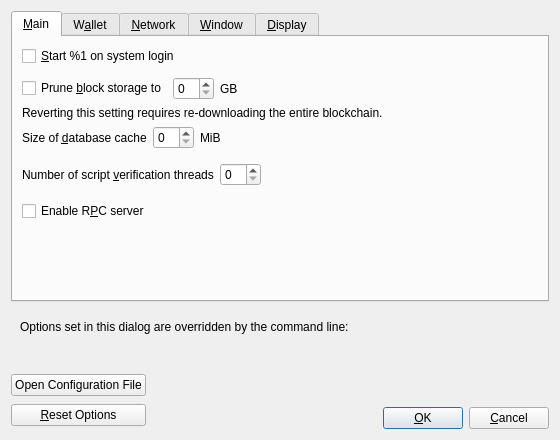
<?xml version="1.0" encoding="UTF-8"?>
<ui version="4.0">
 <class>OptionsDialog</class>
 <widget class="QDialog" name="OptionsDialog">
  <property name="geometry">
   <rect>
    <x>0</x>
    <y>0</y>
    <width>560</width>
    <height>440</height>
   </rect>
  </property>
  <property name="windowTitle">
   <string>Options</string>
  </property>
  <property name="modal">
   <bool>true</bool>
  </property>
  <layout class="QVBoxLayout" name="verticalLayout">
   <item>
    <widget class="QTabWidget" name="tabWidget">
     <property name="currentIndex">
      <number>0</number>
     </property>
     <widget class="QWidget" name="tabMain">
      <attribute name="title">
       <string>&amp;Main</string>
      </attribute>
      <layout class="QVBoxLayout" name="verticalLayout_Main">
       <item>
        <widget class="QCheckBox" name="regusAtStartup">
         <property name="toolTip">
          <string>Automatically start %1 after logging in to the system.</string>
         </property>
         <property name="text">
          <string>&amp;Start %1 on system login</string>
         </property>
        </widget>
       </item>
       <item>
        <spacer name="horizontalSpacer_0_Main">
         <property name="orientation">
          <enum>Qt::Horizontal</enum>
         </property>
         <property name="sizeHint" stdset="0">
          <size>
           <width>40</width>
           <height>5</height>
          </size>
         </property>
        </spacer>
       </item>
       <item>
        <layout class="QHBoxLayout" name="horizontalLayout_Main_Prune">
         <item>
          <widget class="QCheckBox" name="prune">
           <property name="toolTip">
            <string>Enabling pruning significantly reduces the disk space required to store transactions. All blocks are still fully validated. Reverting this setting requires re-downloading the entire blockchain.</string>
           </property>
           <property name="text">
            <string>Prune &amp;block storage to</string>
           </property>
          </widget>
         </item>
         <item>
          <widget class="QSpinBox" name="pruneSize"/>
         </item>
         <item>
          <widget class="QLabel" name="pruneSizeUnitLabel">
           <property name="text">
            <string>GB</string>
           </property>
           <property name="textFormat">
            <enum>Qt::PlainText</enum>
           </property>
          </widget>
         </item>
         <item>
          <spacer name="horizontalSpacer_Main_Prune">
           <property name="orientation">
            <enum>Qt::Horizontal</enum>
           </property>
           <property name="sizeHint" stdset="0">
            <size>
             <width>40</width>
             <height>20</height>
            </size>
           </property>
          </spacer>
         </item>
        </layout>
       </item>
       <item>
        <widget class="QLabel" name="pruneWarning">
         <property name="text">
          <string>Reverting this setting requires re-downloading the entire blockchain.</string>
         </property>
         <property name="textFormat">
          <enum>Qt::PlainText</enum>
         </property>
        </widget>
       </item>
       <item>
        <layout class="QHBoxLayout" name="horizontalLayout_2_Main">
         <item>
          <widget class="QLabel" name="databaseCacheLabel">
           <property name="toolTip">
            <string extracomment="Tooltip text for Options window setting that sets the size of the database cache. Explains the corresponding effects of increasing/decreasing this value.">Maximum database cache size. A larger cache can contribute to faster sync, after which the benefit is less pronounced for most use cases. Lowering the cache size will reduce memory usage. Unused mempool memory is shared for this cache.</string>
           </property>
           <property name="text">
            <string>Size of &amp;database cache</string>
           </property>
           <property name="textFormat">
            <enum>Qt::PlainText</enum>
           </property>
           <property name="buddy">
            <cstring>databaseCache</cstring>
           </property>
          </widget>
         </item>
         <item>
          <widget class="QSpinBox" name="databaseCache"/>
         </item>
         <item>
          <widget class="QLabel" name="databaseCacheUnitLabel">
           <property name="text">
            <string>MiB</string>
           </property>
           <property name="textFormat">
            <enum>Qt::PlainText</enum>
           </property>
          </widget>
         </item>
         <item>
          <spacer name="horizontalSpacer_2_Main">
           <property name="orientation">
            <enum>Qt::Horizontal</enum>
           </property>
           <property name="sizeHint" stdset="0">
            <size>
             <width>40</width>
             <height>20</height>
            </size>
           </property>
          </spacer>
         </item>
        </layout>
       </item>
       <item>
        <layout class="QHBoxLayout" name="horizontalLayout_Main_VerifyLabel">
         <item>
          <widget class="QLabel" name="threadsScriptVerifLabel">
           <property name="toolTip">
            <string extracomment="Tooltip text for Options window setting that sets the number of script verification threads. Explains that negative values mean to leave these many cores free to the system.">Set the number of script verification threads. Negative values correspond to the number of cores you want to leave free to the system.</string>
           </property>
           <property name="text">
            <string>Number of script &amp;verification threads</string>
           </property>
           <property name="textFormat">
            <enum>Qt::PlainText</enum>
           </property>
           <property name="buddy">
            <cstring>threadsScriptVerif</cstring>
           </property>
          </widget>
         </item>
         <item>
          <widget class="QSpinBox" name="threadsScriptVerif">
           <property name="toolTip">
            <string>(0 = auto, &lt;0 = leave that many cores free)</string>
           </property>
          </widget>
         </item>
         <item>
          <spacer name="horizontalSpacer_Main_Threads">
           <property name="orientation">
            <enum>Qt::Horizontal</enum>
           </property>
           <property name="sizeHint" stdset="0">
            <size>
             <width>40</width>
             <height>40</height>
            </size>
           </property>
          </spacer>
         </item>
        </layout>
       </item>
       <item>
        <widget class="QCheckBox" name="enableServer">
         <property name="toolTip">
          <string extracomment="Tooltip text for Options window setting that enables the RPC server.">This allows you or a third party tool to communicate with the node through command-line and JSON-RPC commands.</string>
         </property>
         <property name="text">
          <string extracomment="An Options window setting to enable the RPC server.">Enable R&amp;PC server</string>
         </property>
        </widget>
       </item>
       <item>
        <spacer name="verticalSpacer_Main">
         <property name="orientation">
          <enum>Qt::Vertical</enum>
         </property>
         <property name="sizeHint" stdset="0">
          <size>
           <width>20</width>
           <height>40</height>
          </size>
         </property>
        </spacer>
       </item>
      </layout>
     </widget>
     <widget class="QWidget" name="tabWallet">
      <attribute name="title">
       <string>W&amp;allet</string>
      </attribute>
      <layout class="QVBoxLayout" name="verticalLayout_Wallet">
       <item>
        <widget class="QCheckBox" name="subFeeFromAmount">
         <property name="toolTip">
          <string extracomment="Tooltip text for Options window setting that sets subtracting the fee from a sending amount as default.">Whether to set subtract fee from amount as default or not.</string>
         </property>
         <property name="text">
          <string extracomment="An Options window setting to set subtracting the fee from a sending amount as default.">Subtract &amp;fee from amount by default</string>
         </property>
        </widget>
       </item>
       <item>
        <widget class="QGroupBox" name="groupBox">
         <property name="title">
          <string>Expert</string>
         </property>
         <layout class="QVBoxLayout" name="verticalLayout_2">
          <item>
           <widget class="QCheckBox" name="coinControlFeatures">
            <property name="toolTip">
             <string>Whether to show coin control features or not.</string>
            </property>
            <property name="text">
             <string>Enable coin &amp;control features</string>
            </property>
           </widget>
          </item>
          <item>
           <widget class="QCheckBox" name="spendZeroConfChange">
            <property name="toolTip">
             <string>If you disable the spending of unconfirmed change, the change from a transaction cannot be used until that transaction has at least one confirmation. This also affects how your balance is computed.</string>
            </property>
            <property name="text">
             <string>&amp;Spend unconfirmed change</string>
            </property>
           </widget>
          </item>
          <item>
           <widget class="QCheckBox" name="m_enable_psbt_controls">
            <property name="text">
             <string extracomment="An options window setting to enable PSBT controls.">Enable &amp;PSBT controls</string>
            </property>
            <property name="toolTip">
             <string extracomment="Tooltip text for options window setting that enables PSBT controls.">Whether to show PSBT controls.</string>
            </property>
           </widget>
          </item>
         </layout>
        </widget>
       </item>
       <item>
        <widget class="QGroupBox" name="groupBoxHww">
         <property name="title">
          <string>External Signer (e.g. hardware wallet)</string>
         </property>
         <layout class="QVBoxLayout" name="verticalLayoutHww">
          <item>
           <layout class="QHBoxLayout" name="horizontalLayoutHww">
            <item>
             <widget class="QLabel" name="externalSignerPathLabel">
              <property name="text">
               <string>&amp;External signer script path</string>
              </property>
              <property name="buddy">
               <cstring>externalSignerPath</cstring>
              </property>
             </widget>
            </item>
            <item>
             <widget class="QLineEdit" name="externalSignerPath">
              <property name="toolTip">
               <string>Full path to a %1 compatible script (e.g. C:\Downloads\hwi.exe or /Users/you/Downloads/hwi.py). Beware: malware can steal your coins!</string>
              </property>
             </widget>
            </item>
           </layout>
          </item>
         </layout>
        </widget>
       </item>
       <item>
        <spacer name="verticalSpacer_Wallet">
         <property name="orientation">
          <enum>Qt::Vertical</enum>
         </property>
         <property name="sizeHint" stdset="0">
          <size>
           <width>20</width>
           <height>40</height>
          </size>
         </property>
        </spacer>
       </item>
      </layout>
     </widget>
     <widget class="QWidget" name="tabNetwork">
      <attribute name="title">
       <string>&amp;Network</string>
      </attribute>
      <layout class="QVBoxLayout" name="verticalLayout_Network">
       <item>
        <widget class="QCheckBox" name="mapPortUpnp">
         <property name="toolTip">
          <string>Automatically open the Regus client port on the router. This only works when your router supports UPnP and it is enabled.</string>
         </property>
         <property name="text">
          <string>Map port using &amp;UPnP</string>
         </property>
        </widget>
       </item>
       <item>
        <widget class="QCheckBox" name="mapPortNatpmp">
         <property name="toolTip">
          <string>Automatically open the Regus client port on the router. This only works when your router supports NAT-PMP and it is enabled. The external port could be random.</string>
         </property>
         <property name="text">
          <string>Map port using NA&amp;T-PMP</string>
         </property>
        </widget>
       </item>
       <item>
        <widget class="QCheckBox" name="allowIncoming">
         <property name="toolTip">
          <string>Accept connections from outside.</string>
         </property>
         <property name="text">
          <string>Allow incomin&amp;g connections</string>
         </property>
        </widget>
       </item>
       <item>
        <widget class="QCheckBox" name="connectSocks">
         <property name="toolTip">
          <string>Connect to the Regus network through a SOCKS5 proxy.</string>
         </property>
         <property name="text">
          <string>&amp;Connect through SOCKS5 proxy (default proxy):</string>
         </property>
        </widget>
       </item>
       <item>
        <layout class="QHBoxLayout" name="horizontalLayout_1_Network">
         <item>
          <widget class="QLabel" name="proxyIpLabel">
           <property name="text">
            <string>Proxy &amp;IP:</string>
           </property>
           <property name="textFormat">
            <enum>Qt::PlainText</enum>
           </property>
           <property name="buddy">
            <cstring>proxyIp</cstring>
           </property>
          </widget>
         </item>
         <item>
          <widget class="QValidatedLineEdit" name="proxyIp">
           <property name="minimumSize">
            <size>
             <width>140</width>
             <height>0</height>
            </size>
           </property>
           <property name="maximumSize">
            <size>
             <width>140</width>
             <height>16777215</height>
            </size>
           </property>
           <property name="toolTip">
            <string>IP address of the proxy (e.g. IPv4: 127.0.0.1 / IPv6: ::1)</string>
           </property>
          </widget>
         </item>
         <item>
          <widget class="QLabel" name="proxyPortLabel">
           <property name="text">
            <string>&amp;Port:</string>
           </property>
           <property name="textFormat">
            <enum>Qt::PlainText</enum>
           </property>
           <property name="buddy">
            <cstring>proxyPort</cstring>
           </property>
          </widget>
         </item>
         <item>
          <widget class="QLineEdit" name="proxyPort">
           <property name="minimumSize">
            <size>
             <width>55</width>
             <height>0</height>
            </size>
           </property>
           <property name="maximumSize">
            <size>
             <width>55</width>
             <height>16777215</height>
            </size>
           </property>
           <property name="toolTip">
            <string>Port of the proxy (e.g. 9050)</string>
           </property>
          </widget>
         </item>
         <item>
          <spacer name="horizontalSpacer_1_Network">
           <property name="orientation">
            <enum>Qt::Horizontal</enum>
           </property>
           <property name="sizeHint" stdset="0">
            <size>
             <width>40</width>
             <height>20</height>
            </size>
           </property>
          </spacer>
         </item>
        </layout>
       </item>
       <item>
        <layout class="QHBoxLayout" name="horizontalLayout_2_Network">
         <item>
          <widget class="QLabel" name="proxyActiveNets">
           <property name="text">
            <string>Used for reaching peers via:</string>
           </property>
           <property name="textFormat">
            <enum>Qt::PlainText</enum>
           </property>
          </widget>
         </item>
         <item>
          <widget class="QCheckBox" name="proxyReachIPv4">
           <property name="enabled">
            <bool>false</bool>
           </property>
           <property name="toolTip">
            <string>Shows if the supplied default SOCKS5 proxy is used to reach peers via this network type.</string>
           </property>
           <property name="text">
            <string/>
           </property>
          </widget>
         </item>
         <item>
          <widget class="QLabel" name="proxyReachIPv4Label">
           <property name="text">
            <string>IPv4</string>
           </property>
           <property name="textFormat">
            <enum>Qt::PlainText</enum>
           </property>
          </widget>
         </item>
         <item>
          <widget class="QCheckBox" name="proxyReachIPv6">
           <property name="enabled">
            <bool>false</bool>
           </property>
           <property name="toolTip">
            <string>Shows if the supplied default SOCKS5 proxy is used to reach peers via this network type.</string>
           </property>
           <property name="text">
            <string/>
           </property>
          </widget>
         </item>
         <item>
          <widget class="QLabel" name="proxyReachIPv6Label">
           <property name="text">
            <string>IPv6</string>
           </property>
           <property name="textFormat">
            <enum>Qt::PlainText</enum>
           </property>
          </widget>
         </item>
         <item>
          <widget class="QCheckBox" name="proxyReachTor">
           <property name="enabled">
            <bool>false</bool>
           </property>
           <property name="toolTip">
            <string>Shows if the supplied default SOCKS5 proxy is used to reach peers via this network type.</string>
           </property>
           <property name="text">
            <string/>
           </property>
          </widget>
         </item>
         <item>
          <widget class="QLabel" name="proxyReachTorLabel">
           <property name="text">
            <string>Tor</string>
           </property>
           <property name="textFormat">
            <enum>Qt::PlainText</enum>
           </property>
          </widget>
         </item>
         <item>
          <spacer name="horizontalSpacer_2_Network">
           <property name="orientation">
            <enum>Qt::Horizontal</enum>
           </property>
           <property name="sizeHint" stdset="0">
            <size>
             <width>40</width>
             <height>20</height>
            </size>
           </property>
          </spacer>
         </item>
        </layout>
       </item>
       <item>
        <widget class="QCheckBox" name="connectSocksTor">
         <property name="toolTip">
          <string>Connect to the Regus network through a separate SOCKS5 proxy for Tor onion services.</string>
         </property>
         <property name="text">
          <string>Use separate SOCKS&amp;5 proxy to reach peers via Tor onion services:</string>
         </property>
        </widget>
       </item>
       <item>
        <layout class="QHBoxLayout" name="horizontalLayout_3_Network">
         <item>
          <widget class="QLabel" name="proxyIpTorLabel">
           <property name="text">
            <string>Proxy &amp;IP:</string>
           </property>
           <property name="textFormat">
            <enum>Qt::PlainText</enum>
           </property>
           <property name="buddy">
            <cstring>proxyIpTor</cstring>
           </property>
          </widget>
         </item>
         <item>
          <widget class="QValidatedLineEdit" name="proxyIpTor">
           <property name="minimumSize">
            <size>
             <width>140</width>
             <height>0</height>
            </size>
           </property>
           <property name="maximumSize">
            <size>
             <width>140</width>
             <height>16777215</height>
            </size>
           </property>
           <property name="toolTip">
            <string>IP address of the proxy (e.g. IPv4: 127.0.0.1 / IPv6: ::1)</string>
           </property>
          </widget>
         </item>
         <item>
          <widget class="QLabel" name="proxyPortTorLabel">
           <property name="text">
            <string>&amp;Port:</string>
           </property>
           <property name="textFormat">
            <enum>Qt::PlainText</enum>
           </property>
           <property name="buddy">
            <cstring>proxyPortTor</cstring>
           </property>
          </widget>
         </item>
         <item>
          <widget class="QLineEdit" name="proxyPortTor">
           <property name="minimumSize">
            <size>
             <width>55</width>
             <height>0</height>
            </size>
           </property>
           <property name="maximumSize">
            <size>
             <width>55</width>
             <height>16777215</height>
            </size>
           </property>
           <property name="toolTip">
            <string>Port of the proxy (e.g. 9050)</string>
           </property>
          </widget>
         </item>
         <item>
          <spacer name="horizontalSpacer_4_Network">
           <property name="orientation">
            <enum>Qt::Horizontal</enum>
           </property>
           <property name="sizeHint" stdset="0">
            <size>
             <width>40</width>
             <height>20</height>
            </size>
           </property>
          </spacer>
         </item>
        </layout>
       </item>
       <item>
        <spacer name="verticalSpacer_Network">
         <property name="orientation">
          <enum>Qt::Vertical</enum>
         </property>
         <property name="sizeHint" stdset="0">
          <size>
           <width>20</width>
           <height>40</height>
          </size>
         </property>
        </spacer>
       </item>
      </layout>
     </widget>
     <widget class="QWidget" name="tabWindow">
      <attribute name="title">
       <string>&amp;Window</string>
      </attribute>
      <layout class="QVBoxLayout" name="verticalLayout_Window">
       <item>
        <widget class="QCheckBox" name="showTrayIcon">
         <property name="toolTip">
          <string>Show the icon in the system tray.</string>
         </property>
         <property name="text">
          <string>&amp;Show tray icon</string>
         </property>
         <property name="checked">
          <bool>true</bool>
         </property>
        </widget>
       </item>
       <item>
        <widget class="QCheckBox" name="minimizeToTray">
         <property name="toolTip">
          <string>Show only a tray icon after minimizing the window.</string>
         </property>
         <property name="text">
          <string>&amp;Minimize to the tray instead of the taskbar</string>
         </property>
        </widget>
       </item>
       <item>
        <widget class="QCheckBox" name="minimizeOnClose">
         <property name="toolTip">
          <string>Minimize instead of exit the application when the window is closed. When this option is enabled, the application will be closed only after selecting Exit in the menu.</string>
         </property>
         <property name="text">
          <string>M&amp;inimize on close</string>
         </property>
        </widget>
       </item>
       <item>
        <spacer name="verticalSpacer_Window">
         <property name="orientation">
          <enum>Qt::Vertical</enum>
         </property>
         <property name="sizeHint" stdset="0">
          <size>
           <width>20</width>
           <height>40</height>
          </size>
         </property>
        </spacer>
       </item>
      </layout>
     </widget>
     <widget class="QWidget" name="tabDisplay">
      <attribute name="title">
       <string>&amp;Display</string>
      </attribute>
      <layout class="QVBoxLayout" name="verticalLayout_Display">
       <item>
        <layout class="QHBoxLayout" name="horizontalLayout_1_Display">
         <item>
          <widget class="QLabel" name="langLabel">
           <property name="text">
            <string>User Interface &amp;language:</string>
           </property>
           <property name="textFormat">
            <enum>Qt::PlainText</enum>
           </property>
           <property name="buddy">
            <cstring>lang</cstring>
           </property>
          </widget>
         </item>
         <item>
          <widget class="QValueComboBox" name="lang">
           <property name="toolTip">
            <string>The user interface language can be set here. This setting will take effect after restarting %1.</string>
           </property>
          </widget>
         </item>
        </layout>
       </item>
       <item>
        <layout class="QHBoxLayout" name="horizontalLayout_2_Display">
         <item>
          <widget class="QLabel" name="unitLabel">
           <property name="text">
            <string>&amp;Unit to show amounts in:</string>
           </property>
           <property name="textFormat">
            <enum>Qt::PlainText</enum>
           </property>
           <property name="buddy">
            <cstring>unit</cstring>
           </property>
          </widget>
         </item>
         <item>
          <widget class="QValueComboBox" name="unit">
           <property name="toolTip">
            <string>Choose the default subdivision unit to show in the interface and when sending coins.</string>
           </property>
          </widget>
         </item>
        </layout>
       </item>
       <item>
        <layout class="QHBoxLayout" name="horizontalLayout_3_Display">
         <item>
          <widget class="QLabel" name="thirdPartyTxUrlsLabel">
           <property name="toolTip">
            <string>Third-party URLs (e.g. a block explorer) that appear in the transactions tab as context menu items. %s in the URL is replaced by transaction hash. Multiple URLs are separated by vertical bar |.</string>
           </property>
           <property name="text">
            <string>&amp;Third-party transaction URLs</string>
           </property>
           <property name="buddy">
            <cstring>thirdPartyTxUrls</cstring>
           </property>
          </widget>
         </item>
         <item>
          <widget class="QLineEdit" name="thirdPartyTxUrls">
           <property name="toolTip">
            <string>Third-party URLs (e.g. a block explorer) that appear in the transactions tab as context menu items. %s in the URL is replaced by transaction hash. Multiple URLs are separated by vertical bar |.</string>
           </property>
           <property name="placeholderText">
            <string notr="true">https://example.com/tx/%s</string>
           </property>
          </widget>
         </item>
        </layout>
       </item>
       <item>
        <layout class="QHBoxLayout" name="horizontalLayout_4_Display">
         <item>
          <widget class="QLabel" name="moneyFontLabel">
           <property name="text">
            <string>Font in the Overview tab: </string>
           </property>
           <property name="buddy">
            <cstring>moneyFont</cstring>
           </property>
          </widget>
         </item>
         <item>
          <widget class="QComboBox" name="moneyFont"/>
         </item>
         <item>
          <widget class="QLabel" name="moneyFont_preview">
           <property name="text">
            <string notr="true">111.11111111 REG
909.09090909 REG</string>
           </property>
          </widget>
         </item>
        </layout>
       </item>
       <item>
        <spacer name="verticalSpacer_Display">
         <property name="orientation">
          <enum>Qt::Vertical</enum>
         </property>
         <property name="sizeHint" stdset="0">
          <size>
           <width>20</width>
           <height>40</height>
          </size>
         </property>
        </spacer>
       </item>
      </layout>
     </widget>
    </widget>
   </item>
   <item>
    <widget class="QFrame" name="frame">
     <layout class="QVBoxLayout" name="verticalLayout_Bottom">
      <item>
       <layout class="QHBoxLayout" name="horizontalLayout_Bottom">
        <item>
         <widget class="QLabel" name="overriddenByCommandLineInfoLabel">
          <property name="text">
           <string>Options set in this dialog are overridden by the command line:</string>
          </property>
          <property name="textFormat">
           <enum>Qt::PlainText</enum>
          </property>
         </widget>
        </item>
        <item>
         <spacer name="horizontalSpacer_Bottom">
          <property name="orientation">
           <enum>Qt::Horizontal</enum>
          </property>
          <property name="sizeHint" stdset="0">
           <size>
            <width>40</width>
            <height>20</height>
           </size>
          </property>
         </spacer>
        </item>
       </layout>
      </item>
      <item>
       <widget class="QLabel" name="overriddenByCommandLineLabel">
        <property name="text">
         <string/>
        </property>
        <property name="textFormat">
         <enum>Qt::PlainText</enum>
        </property>
        <property name="wordWrap">
         <bool>true</bool>
        </property>
       </widget>
      </item>
     </layout>
    </widget>
   </item>
   <item>
    <layout class="QHBoxLayout" name="horizontalLayout_Buttons">
     <item>
      <layout class="QVBoxLayout" name="verticalLayout_Buttons">
       <item>
        <widget class="QPushButton" name="openRegusConfButton">
         <property name="toolTip">
          <string>Open the %1 configuration file from the working directory.</string>
         </property>
         <property name="text">
          <string>Open Configuration File</string>
         </property>
         <property name="autoDefault">
          <bool>false</bool>
         </property>
        </widget>
       </item>
       <item>
        <widget class="QPushButton" name="resetButton">
         <property name="toolTip">
          <string>Reset all client options to default.</string>
         </property>
         <property name="text">
          <string>&amp;Reset Options</string>
         </property>
         <property name="autoDefault">
          <bool>false</bool>
         </property>
        </widget>
       </item>
      </layout>
     </item>
     <item>
      <spacer name="horizontalSpacer_1">
       <property name="orientation">
        <enum>Qt::Horizontal</enum>
       </property>
       <property name="sizeHint" stdset="0">
        <size>
         <width>40</width>
         <height>48</height>
        </size>
       </property>
      </spacer>
     </item>
     <item>
      <widget class="QLabel" name="statusLabel">
       <property name="minimumSize">
        <size>
         <width>200</width>
         <height>0</height>
        </size>
       </property>
       <property name="font">
        <font>
         <weight>75</weight>
         <bold>true</bold>
        </font>
       </property>
       <property name="text">
        <string/>
       </property>
       <property name="textFormat">
        <enum>Qt::PlainText</enum>
       </property>
       <property name="wordWrap">
        <bool>true</bool>
       </property>
      </widget>
     </item>
     <item>
      <spacer name="horizontalSpacer_2">
       <property name="orientation">
        <enum>Qt::Horizontal</enum>
       </property>
       <property name="sizeHint" stdset="0">
        <size>
         <width>40</width>
         <height>48</height>
        </size>
       </property>
      </spacer>
     </item>
     <item>
      <layout class="QVBoxLayout" name="verticalLayout_4">
       <item>
        <spacer name="verticalSpacer">
         <property name="orientation">
          <enum>Qt::Vertical</enum>
         </property>
         <property name="sizeHint" stdset="0">
          <size>
           <width>20</width>
           <height>40</height>
          </size>
         </property>
        </spacer>
       </item>
       <item>
        <layout class="QHBoxLayout" name="horizontalLayout">
         <item>
          <widget class="QPushButton" name="okButton">
           <property name="text">
            <string>&amp;OK</string>
           </property>
           <property name="autoDefault">
            <bool>false</bool>
           </property>
           <property name="default">
            <bool>true</bool>
           </property>
          </widget>
         </item>
         <item>
          <widget class="QPushButton" name="cancelButton">
           <property name="text">
            <string>&amp;Cancel</string>
           </property>
           <property name="autoDefault">
            <bool>false</bool>
           </property>
          </widget>
         </item>
        </layout>
       </item>
      </layout>
     </item>
    </layout>
   </item>
  </layout>
 </widget>
 <customwidgets>
  <customwidget>
   <class>QValidatedLineEdit</class>
   <extends>QLineEdit</extends>
   <header>qt/qvalidatedlineedit.h</header>
  </customwidget>
  <customwidget>
   <class>QValueComboBox</class>
   <extends>QComboBox</extends>
   <header>qt/qvaluecombobox.h</header>
  </customwidget>
 </customwidgets>
 <resources/>
 <connections/>
</ui>
